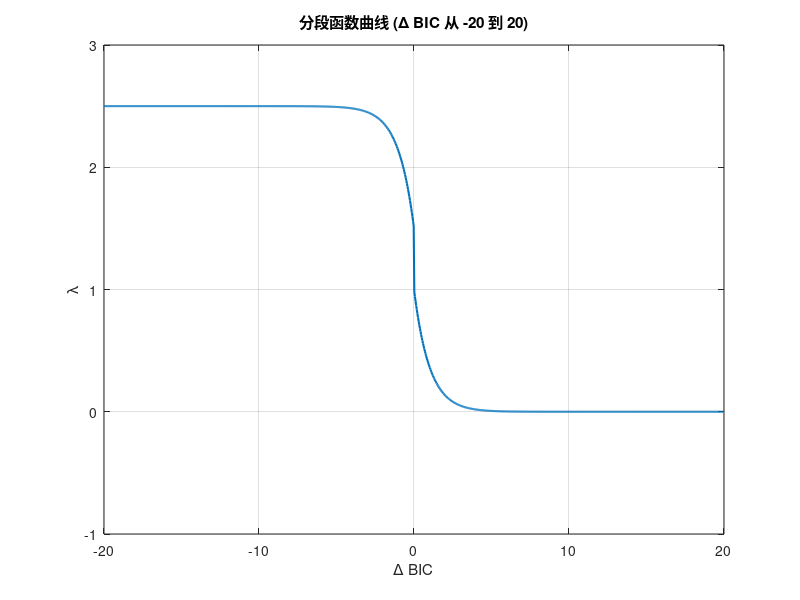

Reproduce this figure in MATLAB.
% 定义 deltaBIC 范围
delta_BIC = linspace(-20, 20, 1000); % 从 -20 到 20，取 1000 个点

% 初始化 gamma 值
gamma = zeros(size(delta_BIC));

% 计算分段函数值
for i = 1:length(delta_BIC)
    if delta_BIC(i) >= 0
        % 对于 ΔBIC ≥ 0 的部分
        gamma(i) = exp(-delta_BIC(i));
    else
        % 对于 ΔBIC < 0 的部分
        gamma(i) = 1 - exp(delta_BIC(i))+1.5;
    end
end

% 绘制曲线
figure;
plot(delta_BIC, gamma, 'LineWidth', 1.5);
xlabel('\Delta BIC');
ylabel('\lambda');
title('分段函数曲线 (\Delta BIC 从 -20 到 20)');
grid on;

% 设置坐标轴范围
xlim([-20, 20]);
ylim([-1, 3]);
